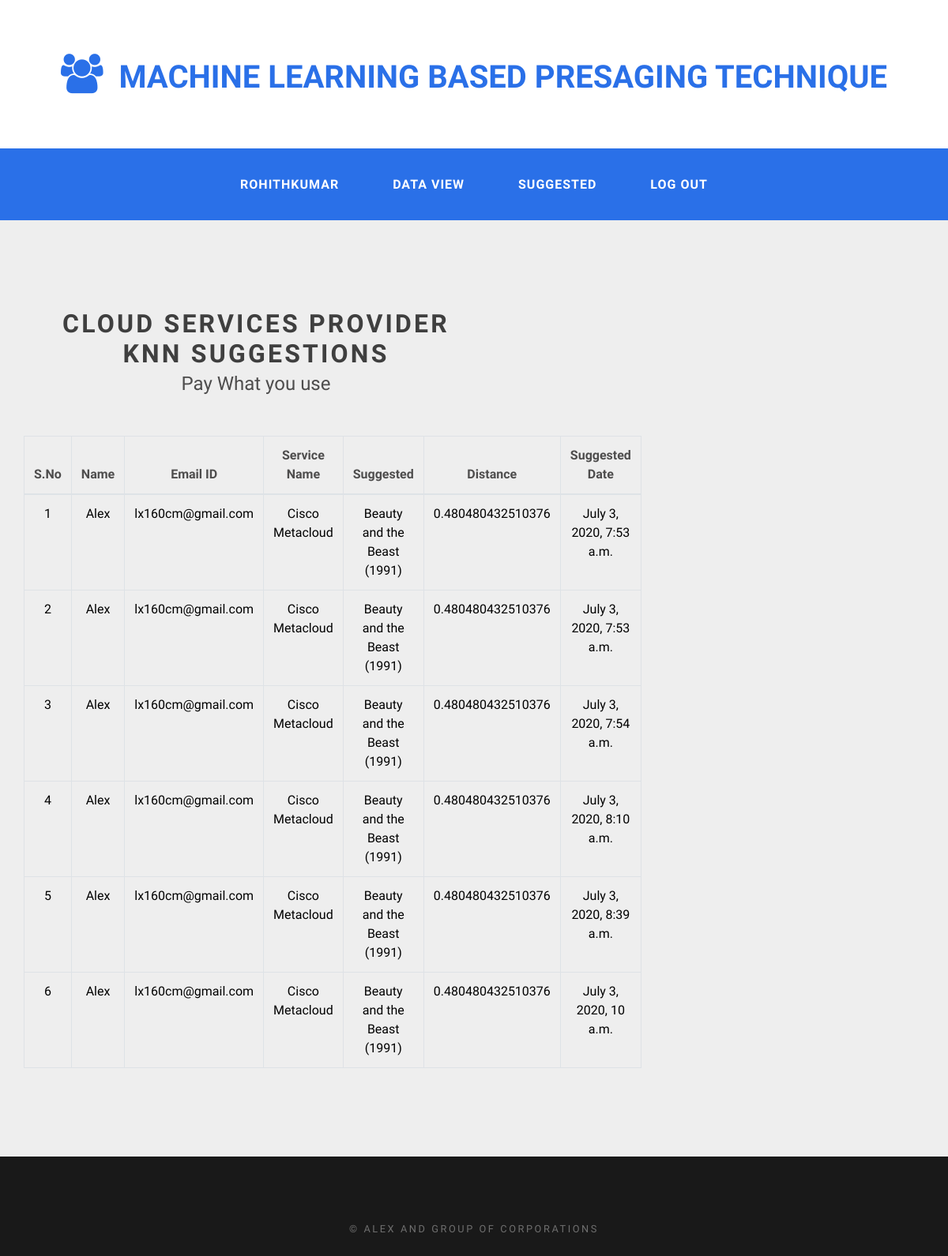
Screenshot of /CspViewSuggested/ (signed in) with the database file from the repository.
### users/models.py (models this page shows, shortened)
class KNNSuggestionModel(models.Model):
    username = models.CharField(max_length=100)
    email = models.CharField(max_length=100)
    servicename = models.CharField(max_length=100)
    knnsuggestions = models.CharField(max_length=100)
    distance = models.CharField(max_length=100)
    cdate = models.DateTimeField(auto_now_add=True)
    class Meta:
        db_table='KnnSuggestions'

### csp/views.py (the view)
# urls.py: path('CspViewSuggested/',csp.CspViewSuggested,name='CspViewSuggested'),
def CspViewSuggested(request):
    cspservicename = request.session['service']
    data = KNNSuggestionModel.objects.filter(servicename=cspservicename)
    return render(request, 'csps/CspSuggestions.html', {'data': data})

### assets/templates/csps/CspSuggestions.html
{% extends 'csps/cspbase.html'%}
{%load static%}
{%block contents%}
<div id="page-wrapper">
<div id="page" class="container">
	<div id="content">
		<div class="title">
			<h2>Cloud Services provider KNN Suggestions</h2>
			<span class="byline">Pay What you use</span>
		</div>
		<p>
            <table class="table table-bordered">
    <thead>
      <tr>
        <th>S.No</th>
        <th>Name</th>
        <th>Email ID</th>
        <th>Service Name</th>
        <th>Suggested</th>
        <th>Distance</th>
        <th>Suggested Date</th>
      </tr>
    </thead>
    <tbody>
    {% for i in data %}
                                            <tr style="color: Black">
                                                <td>{{forloop.counter}}</td>
                                                <td>{{i.username}}</td>
                                                <td>{{i.email}}</td>
                                                <td>{{i.servicename}}</td>
                                                <td>{{i.knnsuggestions}}</td>
                                                <td>{{i.distance}}</td>
                                                <td>{{i.cdate}}</td>
                                            </tr>
                                            {% endfor %}
    </tbody>
  </table>
        </p>
	</div>
</div>
</div>
{%endblock%}

### assets/static/default.css (style rules this page uses)
html, body { height: 100%; }
body { margin: 0px; padding: 0px; background: #191919; font-family: 'Source Sans Pro', sans-serif; font-size: 12pt; font-weight: 400; color: #4E4D4D; }
h1, h2, h3 { margin: 0; padding: 0; }
p, ol, ul { margin-top: 0; }
p { line-height: 180%; }
.container { width: 1200px; margin: 0px auto; }
.title { text-align: center; }
.title h2 { letter-spacing: 0.10em; text-transform: uppercase; font-weight: 700; color: #3f3f3f; }
.title .byline { display: block; padding-top: 1em; font-weight: 300; font-size: 1.1em; }
#page-wrapper { background: #EEEEEE; }
#page { overflow: hidden; padding: 6em 0em; }
#content { float: left; width: 588px; text-align: center; }
#content .title { padding: 1em 2em 2em 2em; text-align: center; }
#content h2 { font-size: 2em; }
#content .byline { padding-top: 0; font-size: 1.5em; }

### rows the page displays
KNNSuggestionModel: username "Alex", email "lx160cm@gmail.com", servicename "Cisco Metacloud", knnsuggestions "Beauty and the Beast (1991)", distance "0.480480432510376", cdate "July 3, 2020, 7:53 a.m."
KNNSuggestionModel: username "Alex", email "lx160cm@gmail.com", servicename "Cisco Metacloud", knnsuggestions "Beauty and the Beast (1991)", distance "0.480480432510376", cdate "July 3, 2020, 7:53 a.m."
KNNSuggestionModel: username "Alex", email "lx160cm@gmail.com", servicename "Cisco Metacloud", knnsuggestions "Beauty and the Beast (1991)", distance "0.480480432510376", cdate "July 3, 2020, 7:54 a.m."
KNNSuggestionModel: username "Alex", email "lx160cm@gmail.com", servicename "Cisco Metacloud", knnsuggestions "Beauty and the Beast (1991)", distance "0.480480432510376", cdate "July 3, 2020, 8:10 a.m."
KNNSuggestionModel: username "Alex", email "lx160cm@gmail.com", servicename "Cisco Metacloud", knnsuggestions "Beauty and the Beast (1991)", distance "0.480480432510376", cdate "July 3, 2020, 8:39 a.m."
KNNSuggestionModel: username "Alex", email "lx160cm@gmail.com", servicename "Cisco Metacloud", knnsuggestions "Beauty and the Beast (1991)", distance "0.480480432510376", cdate "July 3, 2020, 10 a.m."

### other values shown
{{ request.session.cspname }} "ROHITHKUMAR"
